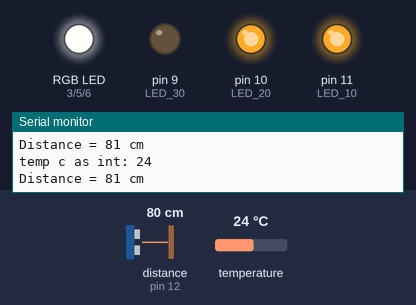
This sketch was run on a simulated Arduino Uno, built with avr-gcc and run on an emulated ATmega328P. Parts: an RGB LED mixed from three pins (HIGH = lit), output pins drawn as LEDs (lit = HIGH), the last lines printed to the serial monitor. The test bench sets the inputs (shaded band); at power-on: distance to the obstacle (sensor on pin 12) 80 cm, temperature 24 °C. The echo pulse lasts 58.3 µs per cm.

Above: at 2.8 s.
2.9 s: distance to the obstacle (sensor on pin 12) set to 192 cm
4.7 s: distance to the obstacle (sensor on pin 12) set to 201 cm
At 6.5 s:
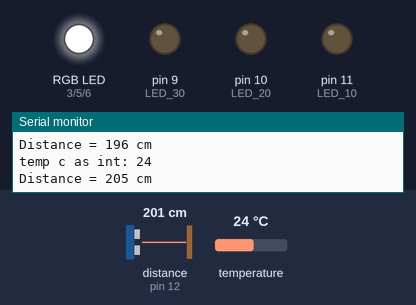
7.3 s: distance to the obstacle (sensor on pin 12) set to 2 cm
At 8.8 s:
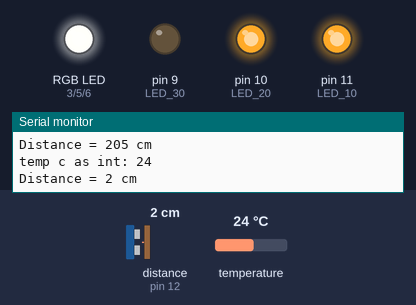
9.9 s: temperature set to 12 °C
At 11.8 s:
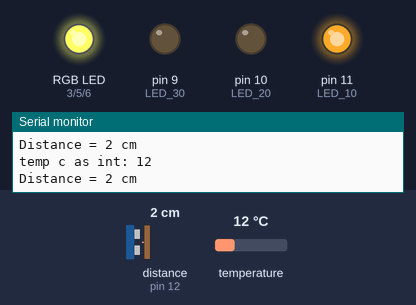
12.4 s: temperature set to 19 °C
At 14.6 s:
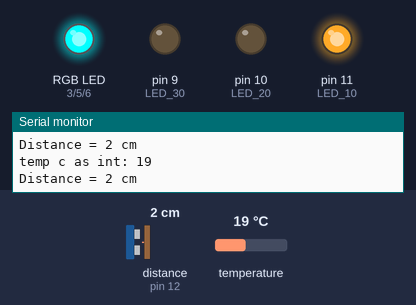
14.9 s: temperature set to 28 °C
At 16.7 s:
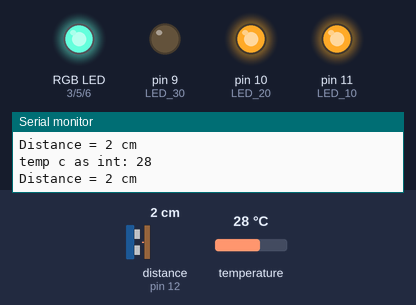
Timing chart, 0 to 18.2 s (numbered marks = the images above; inputs shaded):
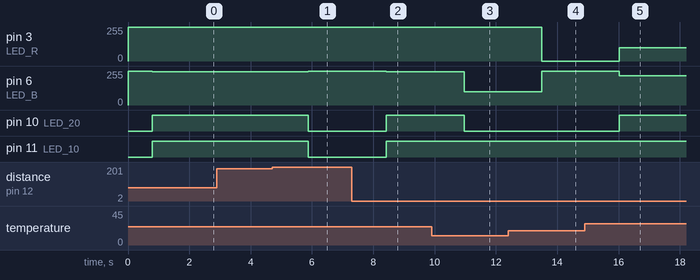

The sketch:

temperature.ino
```cpp
// RGB Light
#define LED_R 3
#define LED_G 5
#define LED_B 6

// LED lights
#define LED_10 11
#define LED_20 10
#define LED_30 9

// Temp Sensor
#define SENSOR 13
// Include libraries for temperature sensor
#include <OneWire.h>
#include <DallasTemperature.h>
OneWire oneWire(SENSOR);
DallasTemperature sensors(&oneWire);

// Include NewPing Library for distance sensor
#include "NewPing.h"
#define TRIGGER_PIN 8
#define ECHO_PIN 12  // Maximum distance we want to ping for (in centimeters).
#define MAX_DISTANCE 400
// NewPing setup of pins and maximum distance.
NewPing sonar(TRIGGER_PIN, ECHO_PIN, MAX_DISTANCE);

// setup code here, to run once:
void setup() {
  // Setup RGB pins as OUTPUT
  pinMode(LED_R, OUTPUT);
  pinMode(LED_G, OUTPUT);
  pinMode(LED_B, OUTPUT);
  // turn light off to start
  colorRGB(255, 255, 255);

  // Setup LED Pins as OUTPUT
  pinMode(LED_10, OUTPUT);
  pinMode(LED_20, OUTPUT);
  pinMode(LED_30, OUTPUT);

  // Start DallasTemperature Library
  sensors.begin();

  // Setup Serial console so we can see output
  Serial.begin(9600);
}

// put your main code here, to run repeatedly:
void loop() {
  sensors.requestTemperatures();
  int temp_c = sensors.getTempCByIndex(0);
  unsigned long distance = sonar.ping_cm();
  Serial.print("temp c as int: ");
  Serial.println(temp_c);
  Serial.print("Distance = ");
  Serial.print(distance);
  Serial.println(" cm");

  // if nobody is around turn off and wait
  if (distance == 0 || distance > 200) {
    off();
    delay(500);
    return;
  }

  // we're higher than 10 degress, turn on LED_10
  if (temp_c >= 10) {
    digitalWrite(LED_10, HIGH);
  } else {
    digitalWrite(LED_10, LOW);
  }

  // we're higher than 20 degress, turn on LED_20
  if (temp_c >= 20) {
    digitalWrite(LED_20, HIGH);
  } else {
    digitalWrite(LED_20, LOW);
  }

  // we're higher than 30 degress, turn on LED_30
  if (temp_c >= 30) {
    digitalWrite(LED_30, HIGH);
  } else {
    digitalWrite(LED_30, LOW);
  }

  int ones_temp = temp_c % 10;

  if (ones_temp == 0) {
    temp0();
  }
  if (ones_temp == 1) {
    temp1();
  }
  if (ones_temp == 2) {
    temp2();
  }
  if (ones_temp == 3) {
    temp3();
  }
  if (ones_temp == 4) {
    temp4();
  }
  if (ones_temp == 5) {
    temp5();
  }
  if (ones_temp == 6) {
    temp6();
  }
  if (ones_temp == 7) {
    temp7();
  }
  if (ones_temp == 8) {
    temp8();
  }
  if (ones_temp == 9) {
    temp9();
  }

  delay(500);
}


void off() {
  // tunring off the RGB led light
  colorRGB(255, 255, 255);

  // turn off 10s lights
  digitalWrite(LED_10, LOW);
  digitalWrite(LED_20, LOW);
  digitalWrite(LED_30, LOW);
}

void colorRGB(int red, int green, int blue) {
  // colors: 0 == full brightness, 255 == off.
  analogWrite(LED_R, red);
  analogWrite(LED_G, green);
  analogWrite(LED_B, blue);
}

// set colors blue -> red representing 0-9
void temp0() {
  colorRGB(255, 255, 0);
}
void temp1() {
  colorRGB(255, 255, 50);
}
void temp2() {
  colorRGB(255, 255, 100);
}
void temp3() {
  colorRGB(255, 255, 150);
}
void temp4() {
  colorRGB(255, 255, 250);
}
void temp5() {
  colorRGB(250, 255, 250);
}
void temp6() {
  colorRGB(200, 255, 220);
}
void temp7() {
  colorRGB(150, 255, 220);
}
void temp8() {
  colorRGB(100, 255, 220);
}
void temp9() {
  colorRGB(0, 255, 255);
}
```

Measured:
- the behaviour switches between 196 and 197 cm on distance to the obstacle (sensor on pin 12) (found by bisection; images 0 and 1)
- after the input at 4.7 s, pin 6 (LED_B): 250/255 → 255/255 after 1.2 s; pin 10 (LED_20), pin 11 (LED_10): HIGH → LOW after 1.2 s
- after the input at 7.3 s, pin 6 (LED_B): 255/255 → 250/255 after 1.1 s; pin 10 (LED_20), pin 11 (LED_10): LOW → HIGH after 1.1 s
- after the input at 9.9 s, pin 6 (LED_B): 250/255 → 100/255 after 1.1 s; pin 10 (LED_20): HIGH → LOW after 1.1 s
- after the input at 12.4 s, pin 3 (LED_R): 255/255 → 0/255 after 1.1 s; pin 6 (LED_B): 100/255 → 255/255 after 1.1 s
- after the input at 14.9 s, pin 3 (LED_R): 0/255 → 100/255 after 1.1 s; pin 6 (LED_B): 255/255 → 220/255 after 1.1 s; pin 10 (LED_20): LOW → HIGH after 1.1 s
